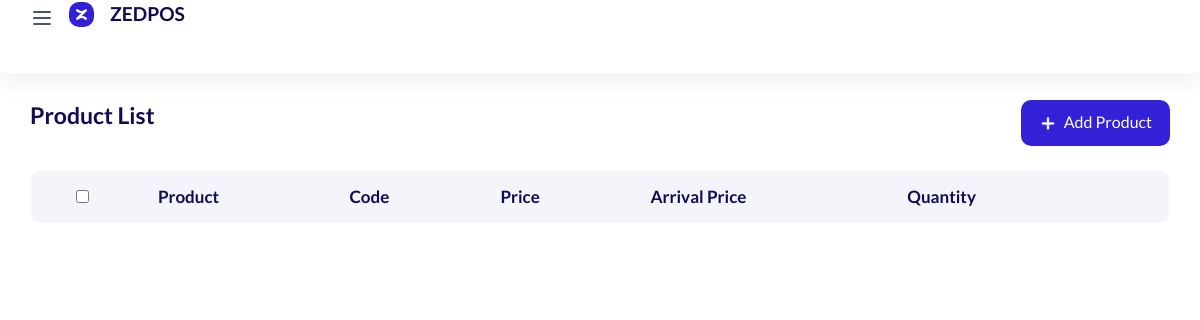
The page /product/list/ (signed in) on the database as committed earlier.
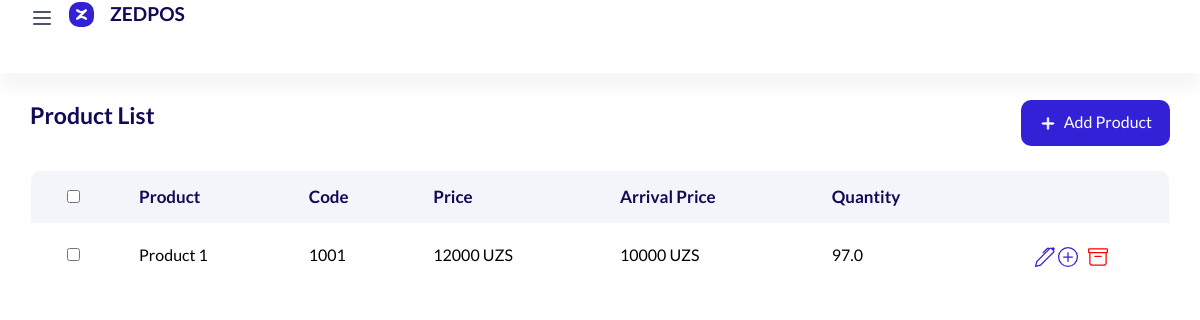
The same page on the database as committed later.
### product/models.py (models this page shows, shortened)
class Product(models.Model):
    code = models.IntegerField(null=True)
    name = models.CharField(max_length=50)
    arrival_price = models.IntegerField()
    price = models.IntegerField()
    measure = models.ForeignKey(Measure, on_delete=models.SET_NULL, null=True)
    quantity = models.FloatField(null=True)
    is_active = models.BooleanField(default=True)
    count = models.FloatField(null=True, blank=True, default=0)
    user = models.ForeignKey(CustomUser, on_delete=models.SET_NULL, null=True)

### product/views.py (the view)
# urls.py: path('list/', product_list),
@login_required(login_url='/accounts/login/')
def product_list(request):
    if request.user.status == "Paid":
        data = {
            'products': Product.objects.filter(is_active=True, user=request.user).order_by('code'),
        }
        return render(request, 'products/page-list-product.html', data)
    else:
        return HttpResponse("<h1>Iltimos sayt uchun to'lov qiling. Ma'lumot uchun +998XXXXXXXXX</h1>")

### templates/products/page-list-product.html (shortened to what the changed rows need)
<!doctype html>
{% load static %}
<html lang="en">
  <head>
      <link rel="stylesheet" href="{% static 'assets/css/backend-plugin.min.css' %}">
      <link rel="stylesheet" href="{% static 'assets/css/backend.css' %}">
      <link rel="stylesheet" href="{% static 'assets/css/css.css' %}">
      <link rel="stylesheet" href="{% static 'assets/vendor/@fortawesome/fontawesome-free/css/all.min.css' %}">
      <link rel="stylesheet" href="{% static 'assets/vendor/line-awesome/dist/line-awesome/css/line-awesome.min.css' %}">
      <link rel="stylesheet" href="{% static 'assets/vendor/remixicon/fonts/remixicon.css' %}">  </head>
  <body class="  ">
    <div class="wrapper">
      <div class="content-page">
     <div class="container-fluid">
        <div class="row">
            <div class="col-lg-12">
                <div class="table-responsive rounded mb-3">
                <table class="data-table table mb-0 tbl-server-info">
                    <thead class="bg-white text-uppercase">
                        <tr class="ligth ligth-data">
                            <th>
                                <div class="checkbox d-inline-block">
                                    <input type="checkbox" class="checkbox-input" id="checkbox1">
                                </div>
                            </th>
                            <th>Product</th>
                            <th>Code</th>
                            <th>Price</th>
                            <th>Arrival price</th>
                            <th>Quantity</th>
                            <th> </th>
                        </tr>
                    </thead>
                    <tbody class="ligth-body">
                    {% for p in products %}
                            <tr>
                                <td>
                                    <div class="checkbox d-inline-block">
                                        <input type="checkbox" class="checkbox-input" id="checkbox2">
                                    </div>
                                </td>
                                <td>
                                    <div class="d-flex align-items-center">
                                        <div>
                                            <a href="/product/items/{{ p.id }}/" style="color: black">{{ p.name }}</a>
                                        </div>
                                    </div>
                                </td>
                                <td class="filter"><a href="/product/items/{{ p.id }}/" style="color: black">{{ p.code }}</a></td>
                                <td><a href="/product/items/{{ p.id }}/" style="color: black">{{ p.price }} UZS</a></td>
                                <td><a href="/product/items/{{ p.id }}/" style="color: black">{{ p.arrival_price }} UZS</a></td>
                                <td><a href="/product/items/{{ p.id }}/" style="color: black">{{ p.quantity }}</a></td>
                                <td>
                                       <a href="/product/{{ p.id }}/edit/" style="display: inline">
                                        </a>
                                    <a href="/product/{{ p.id }}/add/" style="display: inline">
                                        </a>
                                <form style="display: inline" method="post" action="/product/archive/{{ p.id }}/">{% csrf_token %}
                                        <button style="background-color: white; border: 1px solid white">
                                        </button>
                                </form>
                                </td>
                            </tr>
                    {% endfor %}
                    </tbody>
                </table>
                </div>
            </div>
        </div>
    </div>
  </body>
</html>

Rows that differ between the two databases and show on the page:
added Product: name "Product 1", code "1001", price "12000", arrival_price "10000", quantity "97.0"
